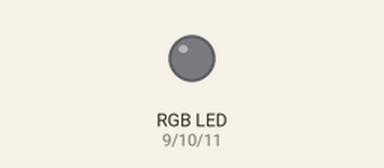
Simulated run of this sketch. Board: Arduino Uno, built with avr-gcc and run on an emulated ATmega328P. Shown: an RGB LED mixed from three pins (HIGH = lit).

Above: at 0.1 s.
At 2.1 s:
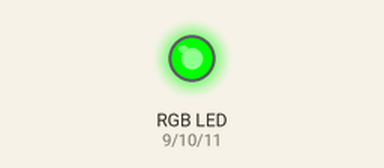
At 4.1 s:
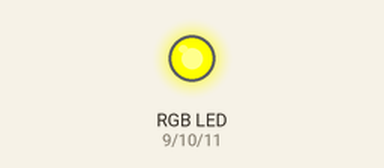
At 6.1 s:
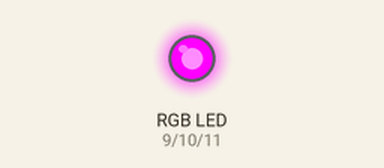
At 18.8 s:
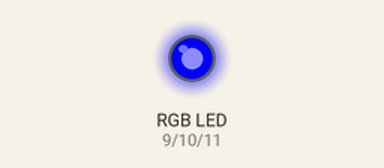
At 38.5 s:
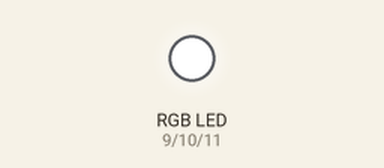
Timing chart, 0 to 40.0 s (numbered marks = the images above):
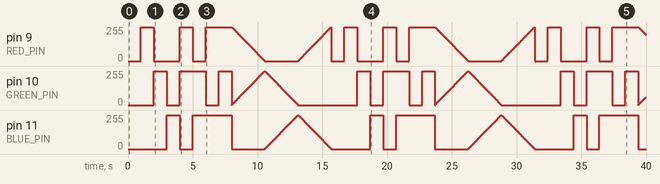

The sketch:

lesson_03.ino
```cpp
//   Код программы для опыта №3:

// ************************** RGB Светодиод ******************************

//   Программа демонстрации возможностей RGB светодиода
//   Сначала мы присвоим нужным портам имена, чтобы легче
//   читать и понимать нашу программу.

//   Вот новый трюк: поставленное слово "const" перед переменной
//   указывает, на то что эта переменная имеет «постоянное» значение,
//   которое никогда не будет меняются. (Вы должны это помнить, иначе
//   Arduino выдаст вам дружеское предупреждение, если вы случайно
//   попытаетесь изменить это значение)

const int RED_PIN = 9;
const int GREEN_PIN = 10;
const int BLUE_PIN = 11;

// Следующая переменная контролирует, на сколько быстро выполняется цикл
// по смене цветов (в качестве эксперимента попробуйте поменять ее значение)

int DISPLAY_TIME = 100;  // в миллисекундах

void setup()
{
  // Далее мы конфигурируем порты Arduino, которые будут управлять светодиодом:

  pinMode(RED_PIN, OUTPUT);
  pinMode(GREEN_PIN, OUTPUT);
  pinMode(BLUE_PIN, OUTPUT);
}

void loop()
{
  // В этом примере, мы начнем писать свои собственные функции.
  // Функции разбивают программу на маленькие кусочки, это упрощает
  // понимание программы и поэтому отпадает необходимость каждый
  // раз вносить изменения в "setup()" или "loop()".

  // Мы покажем вам два способа для запуска RGB LED.
  // Первый способ состоит из включения и выключения красного,
  // зеленого и синего в различных сочетаниях (например красный – синий,
  // или зеленый синий, зеленый - синий и т.п). Такие сочетания, в общей
  // сложности, дают вам восемь цветов (если считать "черный" в качестве цвета).

  // Мы создали функцию с именем "mainColors()", которая проходит через
  // все восемь цветов. Здесь мы только вызываем нашу функцию,
  // как бы говорим – запустить. Сам же код функции находится ниже.

  mainColors();

  // Эта функция включает и выключает отдельно каждый светодиод либо Вкл., либо
  // Выкл. Если вы хотите получить больше чем восемь цветов, вам придется
  // изменять еще и яркость каждого светодиода. Для этого можно воспользоваться
  // функцию "analogWrite()", - градация яркости от 0 до 255. Далее идет функция
  // с именем "showSpectrum()", которая плавно проследует через каждый из 8 цветов.
  // Опять же здесь мы только называем ее, сам же код находится ниже.

  showSpectrum();
}

// Если вам захочется использовать функцию "mainColors()" в своих собственных
// программах, просто скопируйте ее код и добавьте в свой скетч.

void mainColors()
{
  // Выкл. – все светодиоды выключены

  digitalWrite(RED_PIN, LOW);
  digitalWrite(GREEN_PIN, LOW);
  digitalWrite(BLUE_PIN, LOW);

  delay(1000);

  // Включаем КРАСНЫЙ – RED_PIN, HIGH.

  digitalWrite(RED_PIN, HIGH);
  digitalWrite(GREEN_PIN, LOW);
  digitalWrite(BLUE_PIN, LOW);

  delay(1000);

  // Включаем ЗЕЛЕНЫЙ – GREEN_PIN, HIGH.

  digitalWrite(RED_PIN, LOW);
  digitalWrite(GREEN_PIN, HIGH);
  digitalWrite(BLUE_PIN, LOW);

  delay(1000);

  // Включаем СИНИЙ – BLUE_PIN, HIGH.

  digitalWrite(RED_PIN, LOW);
  digitalWrite(GREEN_PIN, LOW);
  digitalWrite(BLUE_PIN, HIGH);

  delay(1000);

  // Включаем ЖЕЛТЫЙ – RED и BLUE HIGH.

  digitalWrite(RED_PIN, HIGH);
  digitalWrite(GREEN_PIN, HIGH);
  digitalWrite(BLUE_PIN, LOW);

  delay(1000);

  // БИРЮЗОВЫЙ – GREEN и BLUE

  digitalWrite(RED_PIN, LOW);
  digitalWrite(GREEN_PIN, HIGH);
  digitalWrite(BLUE_PIN, HIGH);

  delay(1000);

  //РОЗОВЫЙ – RED и BLUE

  digitalWrite(RED_PIN, HIGH);
  digitalWrite(GREEN_PIN, LOW);
  digitalWrite(BLUE_PIN, HIGH);

  delay(1000);

  //БЕЛЫЙ – все цвета HIGH (Вкл.)

  digitalWrite(RED_PIN, HIGH);
  digitalWrite(GREEN_PIN, HIGH);
  digitalWrite(BLUE_PIN, HIGH);

  delay(1000);
}

// Ниже приведен код еще двух функций:
// "ShowSpectrum()" и "showRGB()".

// "ShowRGB()" выводит один цвет на светодиод. Когда вам необходим
// определенный цвет, вызываете "showRGB()" с нужным вам цветом.

// "ShowSpectrum()" выводит все цвета по очереди – радуга.
// На самом деле "showSpectrum()" вызывает снова и снова
// функцию "showRGB()", для того чтобы получилась радуга.

// Мы будем часто разбивать задачи на отдельные функции, как
// в этом примере. Это Упрощает написание программ, и можно
// легко перенести функцию в свою новую программу.

// "showSpectrum()"
// Эта функция перебирает все возможные цвета, путем увеличения
// переменной от 0 до 768 (общее количество цветов), и неоднократно
// вставляет полученное значение в "showRGB()", чтобы отобразить отдельные цвета.

// В этой функции, мы используем петлю "loop()" в которой выполняется цикл
// из трех последовательных шагов:
// Инициализация переменной "int x", в следующем шаге увеличиваем эту
// переменную на единицу, и в следующем шаге вызываем функцию "showRGB()",
// вставляя в нее новое значение переменной, ждем некоторое время, примерно 10мс.,
// и выполняем петлю заново. Таким образом наша функция "showRGB()" получает
// новое значение при каждом новом проходе петли.

// Если еще подробнее - Каждый "for()" цикл имеет
// три инструкции через точку с запятой:

// 1. Что-то делать, прежде чем начать
// 2. Тест - выполняется ли условие. Петля "loop()" будет выполняться, пока условие истинно.
// 3. Что-то сделать после каждого цикла - в нашем случае увеличить переменную.

// Условия для "for()", чуть ниже:

// 1. х = 0; Перед началом, убедиться, что х = 0.
// 2. х < 768;  Далее условие: проверить, x меньше 768, если да,
// то выполнить следующую инструкцию.
// 3. x++ т.е увеличить переменную х на единицу.
// Вы можете использовать и такой вид записи: "х = х + 1"

// Каждый раз, когда вы идете через петлю, значение переменной будет увеличиваться
// пока не дойдет до 768, а это значит, что условие стало ложным, и значит пора
// выходить из петли. И переходить к следующей инструкции.

void showSpectrum()
{
  int x;
  for (x = 0; x < 768; x++)
  {
    showRGB(x);  // Вызов "RGBspectrum()" сновым значением x
    delay(10);   // Пауза 10 ms (1/100 секунды)
  }
}

// "ShowRGB()"
// Эта функция переводит число от 0 до 767 в  определенный цвет.
// Если плавно пройтись по этому числовому ряду, то светодиод будет
// плавно менять цвет через весь цветовой спектр.

// Базовые цифры:
// 0 = чистый красный
// 255 = чистый зеленый
// 511 = чистый синий
// 767 = чистый красный (опять же)

// Числа между вышеуказанных создадут промежуточные цвета.
// Например, 640 находится на полпути между 512 (чистый синий)
// и 767 (Чистый красный). Это даст смесь синего и красного,
// в результате чего получится фиолетовый.

// Если  посчитать в верх от 0 до 767 и передать это число функции,
// то светодиод будет плавно переливаться всеми цветами радуги.
// Начиная и заканчивая красным.

void showRGB(int color)
{
  int redIntensity;
  int greenIntensity;
  int blueIntensity;

  // Здесь мы будем использовать условие "if/else" (если/тогда), для
  // того чтобы определить в какую из трех зон (R,G,B)
  // попадет значение переменной "x"
  // Каждая из этих зон охватывает значение от 0 до 255, потому что
  // только такие значения понимает функция "analogWrite()".
  // В каждой из этих зон, мы будем вычислять яркость для
  // каждого из светодиодов - красного, зеленого и синего.

  if (color <= 255)                // зона 1
  {
    redIntensity = 255 - color;    // красный меняется из включенного на выключенный
    greenIntensity = color;        // зеленый меняется из выключенного на включенный
    blueIntensity = 0;             // голубой всегда выключен
  }
  else if (color <= 511)                  // зона 2
  {
    redIntensity = 0;                     // красный всегда выключен
    greenIntensity = 255 - (color - 256); // зеленый от включенного к выключенному
    blueIntensity = (color - 256);        // голубой от выключенного к включенному
  }
  else if (color >= 512)                  // зона 3
  {
    redIntensity = (color - 512);         // красный выкл. К вкл.
    greenIntensity = 0;                   // зеленый всегда выкл.
    blueIntensity = 255 - (color - 512);  // голубой от вкл. К выкл.
  }

  // Теперь, когда параметры значения яркости были установлены,
  // функциям передаются значение этих переменных

  analogWrite(RED_PIN, redIntensity);
  analogWrite(BLUE_PIN, blueIntensity);
  analogWrite(GREEN_PIN, greenIntensity);
}
```

Measured:
- by itself, pin 9 (RED_PIN): 0/255 → 255/255 at 1.0 s, → 0/255 1.0 s later, → 255/255 2.0 s later, → 0/255 1.0 s later, … (1096 changes in this stretch)
- by itself, pin 11 (BLUE_PIN): 0/255 → 255/255 at 3.0 s, → 0/255 1.0 s later, → 255/255 1.0 s later, → 0/255 3.0 s later, … (1032 changes in this stretch)
